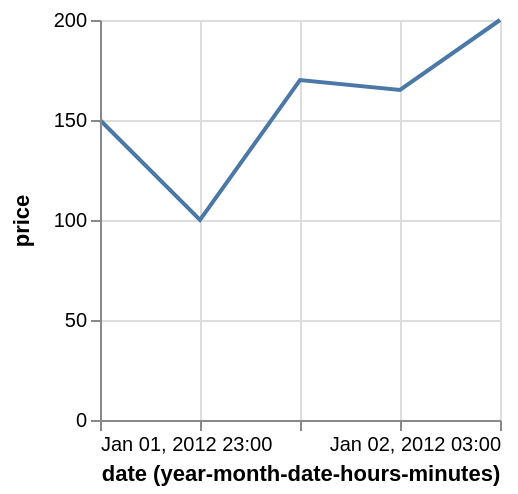

Write a Vega-Lite specification for this figure.
### Vega specification from a JSON file in a GitHub repository (floating-point values rounded to 4 significant figures)
{"$schema": "https://vega.github.io/schema/vega/v4.json", "description": "Google's stock price over time.", "autosize": "pad", "padding": 5, "width": 200, "height": 200, "style": "cell", "data": [{"name": "source_0", "values": [{"date": "Sun, 01 Jan 2012 23:00:00", "price": 150}, {"date": "Sun, 02 Jan 2012 00:00:00", "price": 100}, {"date": "Sun, 02 Jan 2012 01:00:00", "price": 170}, {"date": "Sun, 02 Jan 2012 02:00:00", "price": 165}, {"date": "Sun, 02 Jan 2012 03:00:00", "price": 200}]}, {"name": "data_0", "source": "source_0", "transform": [{"type": "formula", "expr": "toDate(datum[\"date\"])", "as": "date"}, {"type": "formula", "expr": "toNumber(datum[\"price\"])", "as": "price"}, {"type": "formula", "as": "yearmonthdatehoursminutes_date", "expr": "datetime(year(datum[\"date\"]), month(datum[\"date\"]), date(datum[\"date\"]), hours(datum[\"date\"]), minutes(datum[\"date\"]), 0, 0)"}]}], "marks": [{"name": "marks", "type": "line", "style": ["line"], "sort": {"field": "datum[\"yearmonthdatehoursminutes_date\"]", "order": "descending"}, "from": {"data": "data_0"}, "encode": {"update": {"stroke": {"value": "#4c78a8"}, "x": {"scale": "x", "field": "yearmonthdatehoursminutes_date"}, "y": {"scale": "y", "field": "price"}, "defined": {"signal": "datum[\"yearmonthdatehoursminutes_date\"] !== null && !isNaN(datum[\"yearmonthdatehoursminutes_date\"]) && datum[\"price\"] !== null && !isNaN(datum[\"price\"])"}}}}], "scales": [{"name": "x", "type": "utc", "domain": {"data": "data_0", "field": "yearmonthdatehoursminutes_date"}, "range": [0, {"signal": "width"}]}, {"name": "y", "type": "linear", "domain": {"data": "data_0", "field": "price"}, "range": [{"signal": "height"}, 0], "nice": true, "zero": true}], "axes": [{"scale": "x", "orient": "bottom", "grid": false, "title": "date (year-month-date-hours-minutes)", "labelFlush": true, "labelOverlap": true, "tickCount": {"signal": "ceil(width/40)"}, "encode": {"labels": {"update": {"text": {"signal": "utcFormat(datum.value, '%b %d, %Y %H:%M')"}}}}, "zindex": 1}, {"scale": "x", "orient": "bottom", "grid": true, "tickCount": {"signal": "ceil(width/40)"}, "gridScale": "y", "domain": false, "labels": false, "maxExtent": 0, "minExtent": 0, "ticks": false, "zindex": 0}, {"scale": "y", "orient": "left", "grid": false, "title": "price", "labelOverlap": true, "tickCount": {"signal": "ceil(height/40)"}, "zindex": 1}, {"scale": "y", "orient": "left", "grid": true, "tickCount": {"signal": "ceil(height/40)"}, "gridScale": "x", "domain": false, "labels": false, "maxExtent": 0, "minExtent": 0, "ticks": false, "zindex": 0}], "config": {"axisY": {"minExtent": 30}}}
